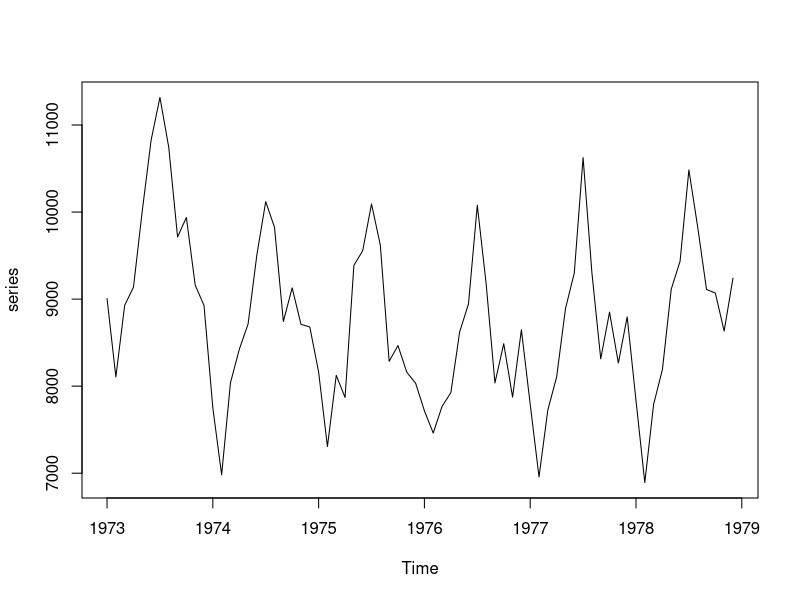
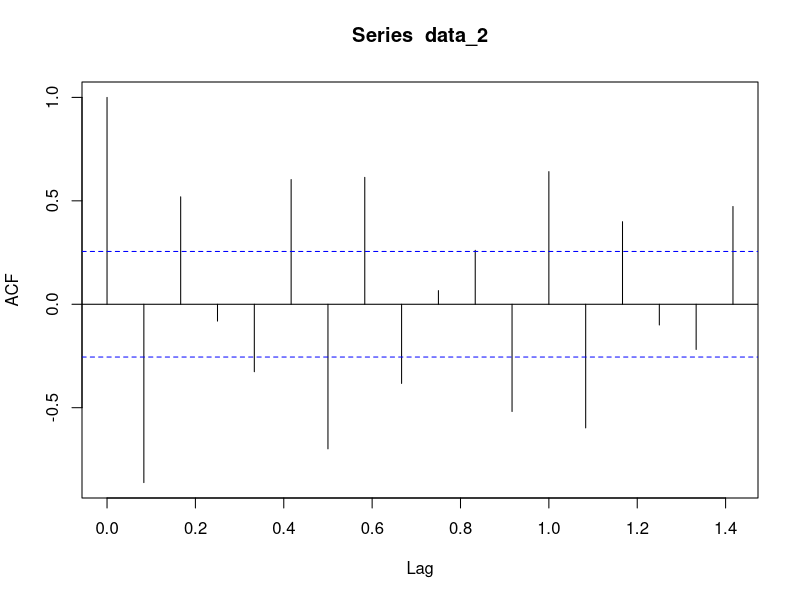

These charts were generated, in order, by the following R code:
require(datasets)
data("USAccDeaths")
series=USAccDeaths
par(mfrow=c(1,1))
plot(series)
muestra=series[1:12]
which(muestra==max(muestra))


data_1=diff(series,differences = 12)
data_2=diff(diff(series),differences = 12)
acf_1=(acf(data_2))
     
c1=0+qnorm(0.05/2)*(1/sqrt(72))
c2=0-qnorm(0.05/2)*(1/sqrt(72))

which(acf_1$acf>c1 | acf_1$acf>c2)
